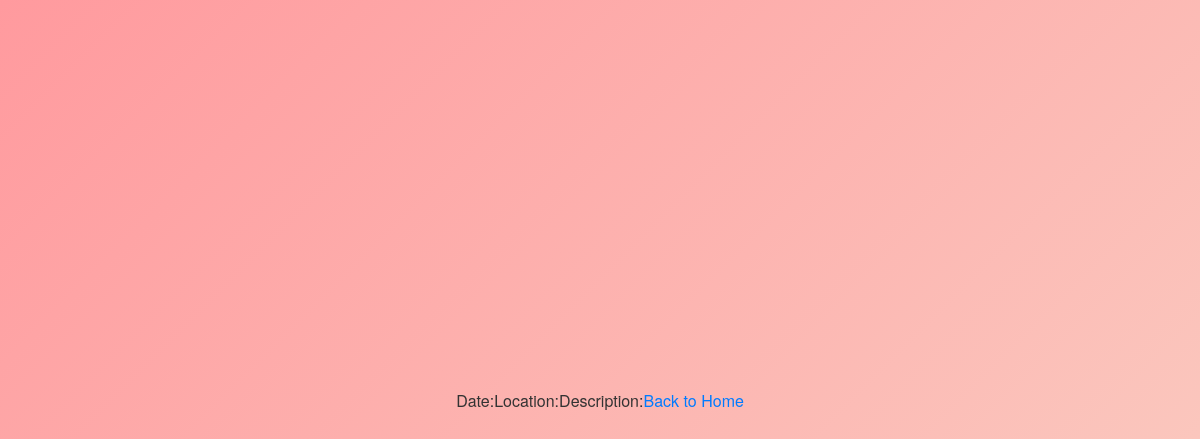
The app's page /event/6, older data.
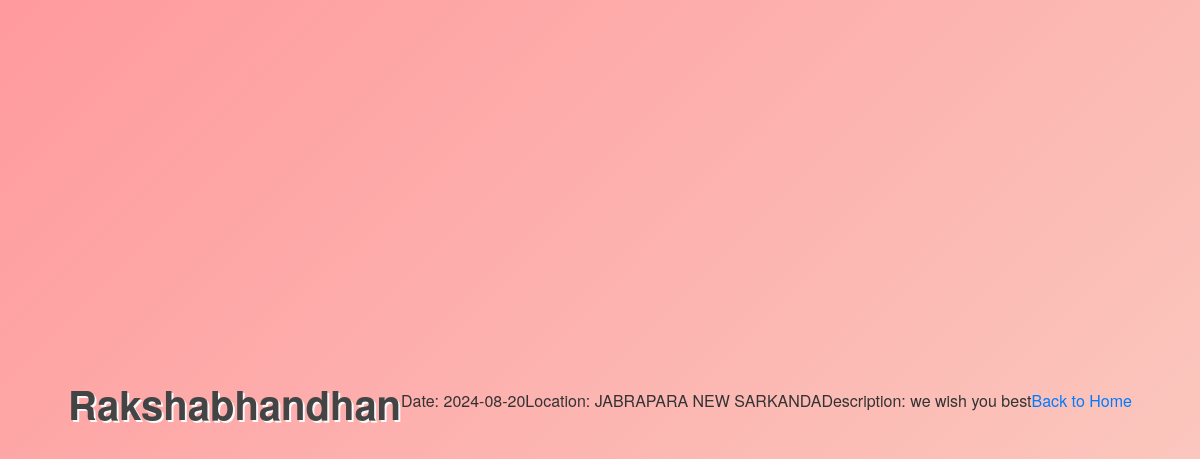
The same page, newer data.
### tables this page shows
CREATE TABLE events
                      (id INTEGER PRIMARY KEY AUTOINCREMENT,
                      event_name TEXT,
                      event_date TEXT,
                      location TEXT,
                      description TEXT);

### app.py (the view)
@app.route('/event/<int:event_id>')
def event_details(event_id):
    conn = sqlite3.connect('events.db')
    cursor = conn.cursor()
    cursor.execute("SELECT * FROM events WHERE id = ?", (event_id,))
    event = cursor.fetchone()
    conn.close()
    return render_template('event_details.html', event=event)

### templates/event_details.html (shortened to what this page needs)
<!DOCTYPE html>
<html lang="en">
<head>
    <link rel="stylesheet" type="text/css" href="{{ url_for('static', filename='styles.css') }}">
</head>
<body>
    <h1>{{ event[1] }}</h1>
    <p>Date: {{ event[2] }}</p>
    <p>Location: {{ event[3] }}</p>
    <p>Description: {{ event[4] }}</p>
    <a href="{{ url_for('home') }}">Back to Home</a>
</body>
</html>

Row changes from the older to the newer data that the page shows:
added events: event_name "Rakshabhandhan", event_date "2024-08-20", location "JABRAPARA NEW SARKANDA", description "we wish you best"
